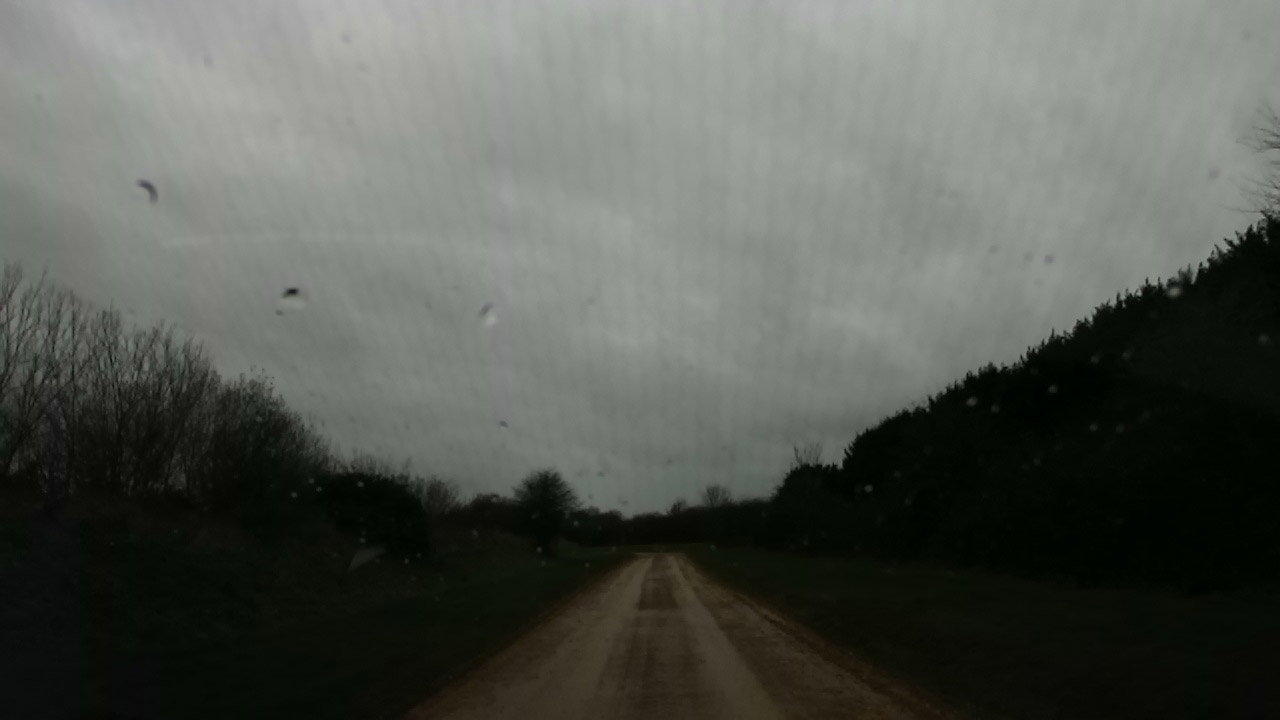
#> input picture raindrop_detection_images/1.jpg, 1280 x 720 px
$ python -i raindrop_detection_super_pixel.py   (imports and definitions only)
#> lines starting #> are read from the running program, lines starting #| are printed output that depends on the picture
#> further down, picture is the input picture: shape (720, 1280, 3); mean B, G, R 82.7, 88.7, 85.4
#####################################################################

# Detect raindrops within an image by using super pixel as region proposal
# algorithm and classify the roi by using  a trained CNN with structure
# of classic AlexNet.

# The green rectangles represents the detected raindrops.
# the red rectangles represents the ground truth raindrops in that image.

# How to run:

# In command line: "python raindrop_detection_super_pixel.py number_of_image"

# e.g.
# > python raindrop_detection_super_pixel.py 3
# will process image 3 in the raindrop_detection_images folder and use
# the associated ground truth xml file  in ground_truth_labels folder
# for image 3 as well.

# This program will output 2 images in the current folder, one is the
# detection result, one is the super pixel segmentation result.
#####################################################################

from __future__ import division, print_function, absolute_import
import numpy as np
import tflearn
import cv2
import os
import time
import math
import xml.etree.ElementTree as ET
from math import sqrt
from PIL import Image
from tflearn.layers.core import input_data, dropout, fully_connected
from tflearn.layers.conv import conv_2d, max_pool_2d
from tflearn.layers.normalization import local_response_normalization
from tflearn.layers.estimator import regression
from tflearn.data_utils import build_image_dataset_from_dir
import argparse


######################################################################
############# Read Command line parameter ############################

# Use a command line parser to read command line argument
# The integer number represents the number of the image to process
parser = argparse.ArgumentParser()
# [3 lines not run here, left out]

# [1 line that did not run here, left out]

# Can mmanually set the number.
# number = 1


#######################################################################
######################## Parameter Set Up #############################

# Image path
# [1 line that did not run here, left out]

# Path to output the result image after raindrop detection
# [1 line that did not run here, left out]

# Path to the xml file that contains the ground truth data
# [1 line that did not run here, left out]

# Path of the trained model for AlexNet
model_path = 'Model/alexRainApr06.tfl'

# Turn on ground truth detections on image
ground_truth = True


#######################################################################

"""
Convert the PIL Image object into array.
Args:
	pil_image: PIL image object
Returns:
	result: an array ready for the CNN to predict
"""
# [6 lines left out: function img_to_array, not called in this run]


"""
Set up the structure of AlexNet CNN by using TFLearn.
Returns:
	network: a CNN which follows the structure of AlexNet.
"""
def create_basic_alexnet():
	network = input_data(shape=[None, 30, 30, 3])
	network = conv_2d(network, 64, 11, strides=4, activation='relu')
	network = max_pool_2d(network, 3, strides=2)
	network = local_response_normalization(network)
	network = conv_2d(network, 128, 5, activation='relu')
	network = max_pool_2d(network, 3, strides=2)
	network = local_response_normalization(network)
	network = conv_2d(network, 256, 3, activation='relu')
	network = conv_2d(network, 256, 3, activation='relu')
	network = conv_2d(network, 128, 3, activation='relu')
	network = max_pool_2d(network, 3, strides=2)
	network = local_response_normalization(network)
	network = fully_connected(network, 4096, activation='tanh')
	network = dropout(network, 0.5)
	network = fully_connected(network, 4096, activation='tanh')
	network = dropout(network, 0.5)
	network = fully_connected(network, 2, activation='softmax')
	network = regression(network, optimizer='momentum',
	                     loss='categorical_crossentropy',
	                     learning_rate=0.001)
	return network


"""
Calculates all the windows that will slide through an image.

Args:
	image: the image to apply sliding window.
	stepSize: step size (in pixel) between each window.
	windowSize: size of each window.
Return:
	All of the sliding windows for an image, each element represents
	the coordinates of top left corner of the window and its size.
"""
# [6 lines left out: function sliding_window, not called in this run]


"""
This method uses the openCV built in function to perform the super pixel algorithm
to an image. When the image is segmented into small pieces, stretch each irregular
shape into 30 x 30 rectangles.

Those rectangles will be region of interests and will be classified by the AlexNet.

Args:
	image: the image to process
Return:
	list of detected raindrop coordinates
"""
def super_pixel(image):

	rectangle_result = []

	seeds = None
	display_mode = 0

	# ******** Super pixel parameters **********
	num_superpixels = 1000
	prior = 5
	num_levels = 1
	num_iterations = 5
	num_histogram_bins = 5
	# ******************************************

	converted_img = cv2.cvtColor(image, cv2.COLOR_BGR2HSV)
#> converted_img: shape (720, 1280, 3); mean H, S, V 48.8, 63.3, 89.2
	height,width,channels = converted_img.shape

	# Use the built in function to perform super pixel algorithm on the image
	seeds = cv2.ximgproc.createSuperpixelSEEDS(width, height, channels,
	    num_superpixels, num_levels, prior, num_histogram_bins)

	seeds.iterate(converted_img, num_iterations)
	color_img = np.zeros((height,width,3), np.uint8)
	color_img[:] = (0, 0, 255)
	number_of_super = seeds.getNumberOfSuperpixels()

	labels = seeds.getLabels()
	mask = seeds.getLabelContourMask(False)
	mask_inv = cv2.bitwise_not(mask)
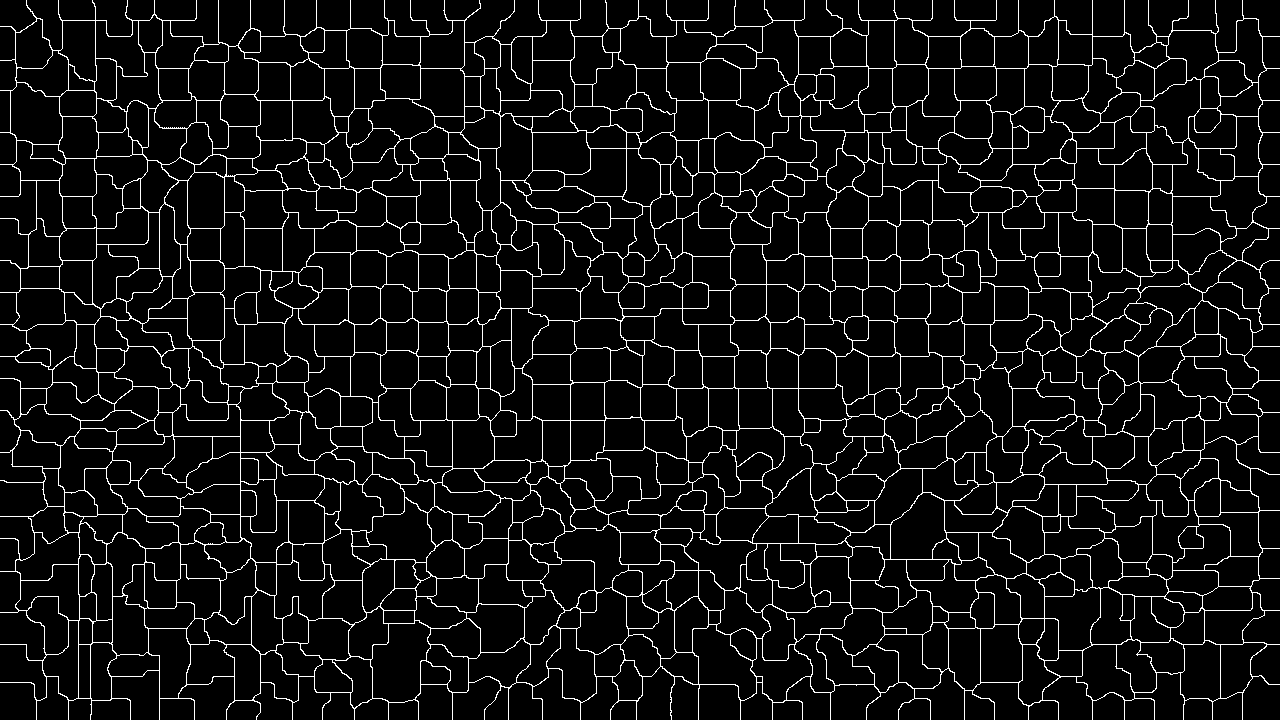
#> mask: shape (720, 1280); 6.7% white in thin lines or dots
	result_bg = cv2.bitwise_and(image, image, mask=mask_inv)
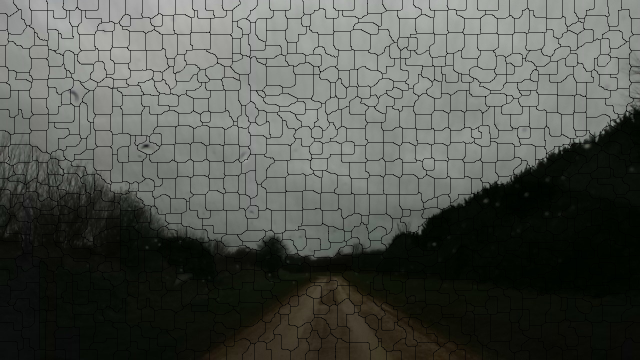
#> result_bg: shape (720, 1280, 3) (shown at 1/2 size); mean B, G, R 77.2, 82.8, 79.8
	result_fg = cv2.bitwise_and(color_img, color_img, mask=mask)
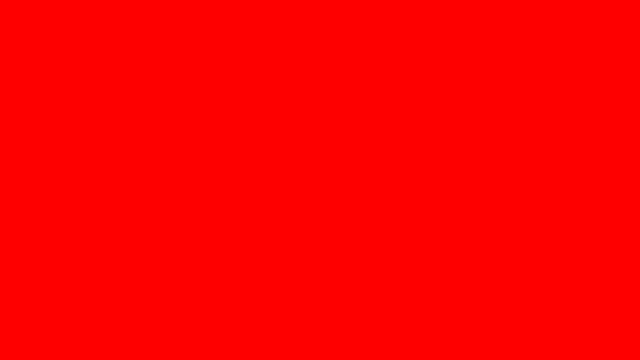
#> color_img: shape (720, 1280, 3) (shown at 1/2 size); mean of channels 0, 1, 2 0, 0, 255; drawn as B, G, R
	result = cv2.add(result_bg, result_fg)
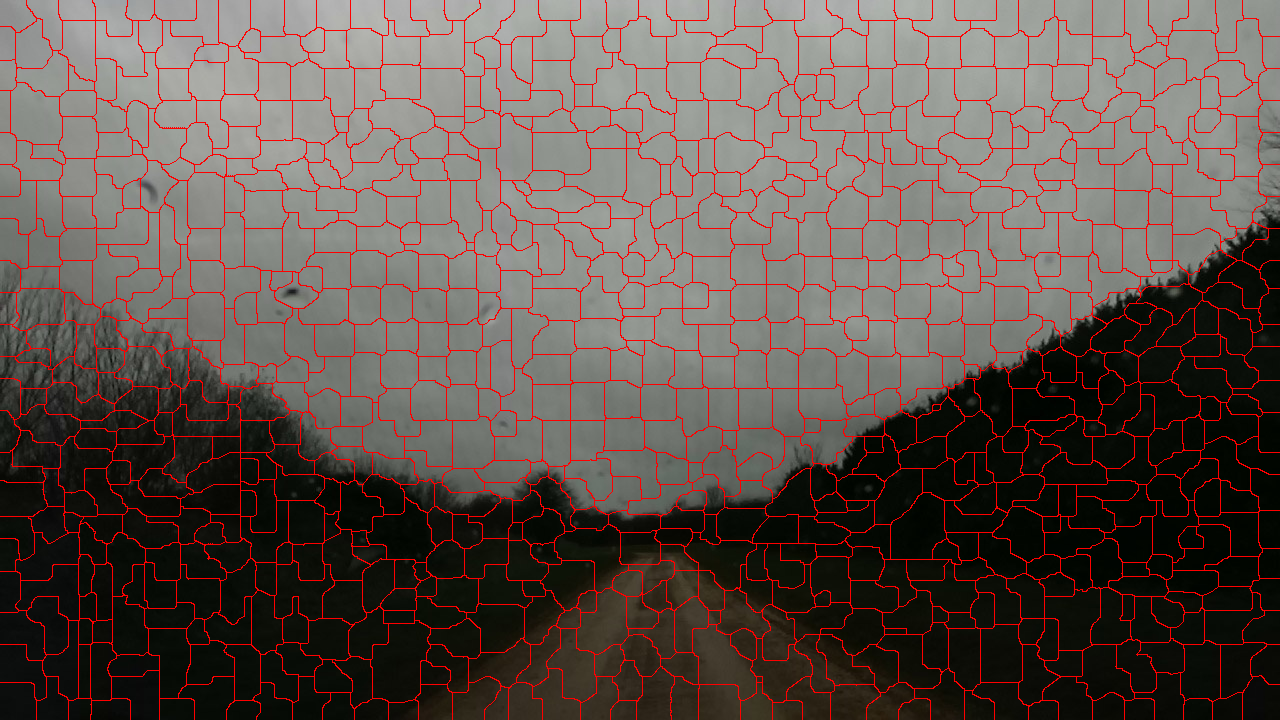
#> result: shape (720, 1280, 3); mean B, G, R 77.2, 82.8, 96.8
#> (the run stopped early here; a loop or call above may not have finished)

$ run again, on raindrop_detection_images/13.jpg
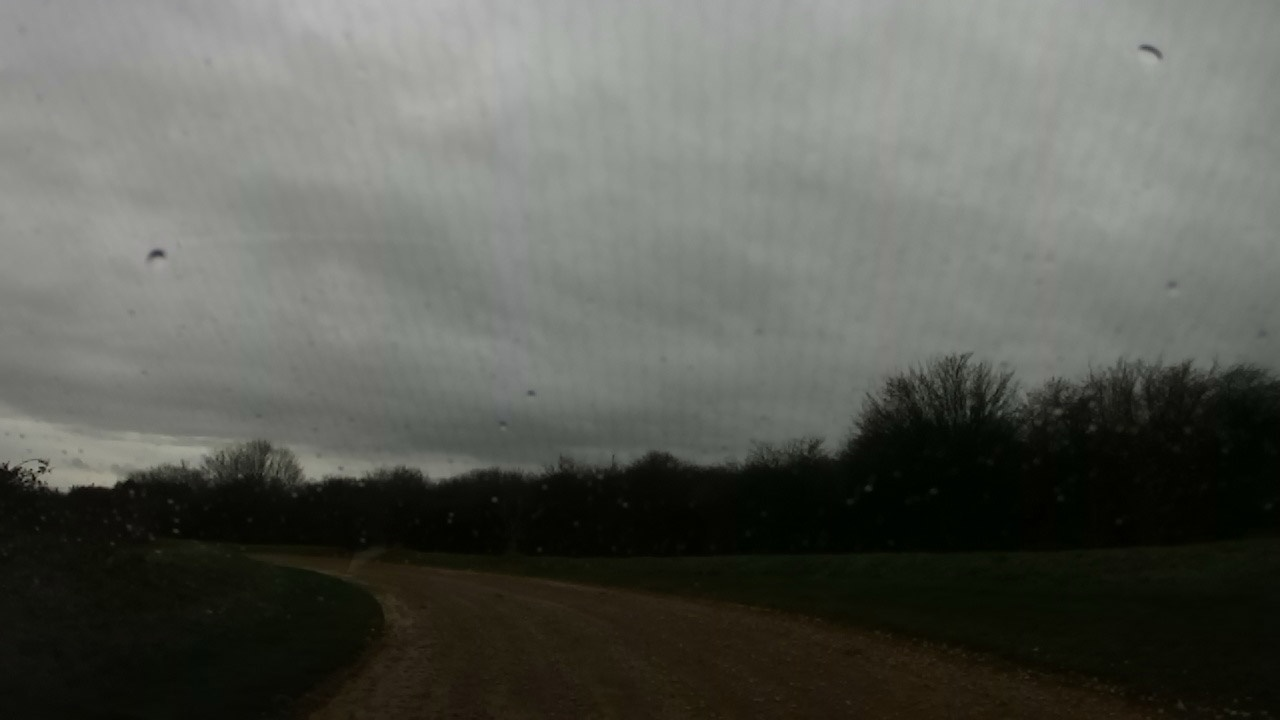
#> input picture raindrop_detection_images/13.jpg, 1280 x 720 px
#> picture is the input picture: shape (720, 1280, 3); mean B, G, R 85.4, 92, 90
#> converted_img: shape (720, 1280, 3); mean H, S, V 42.1, 65.5, 92.7
#> in super_pixel, `mask_inv = cv2.bitwise_not(mask)`:
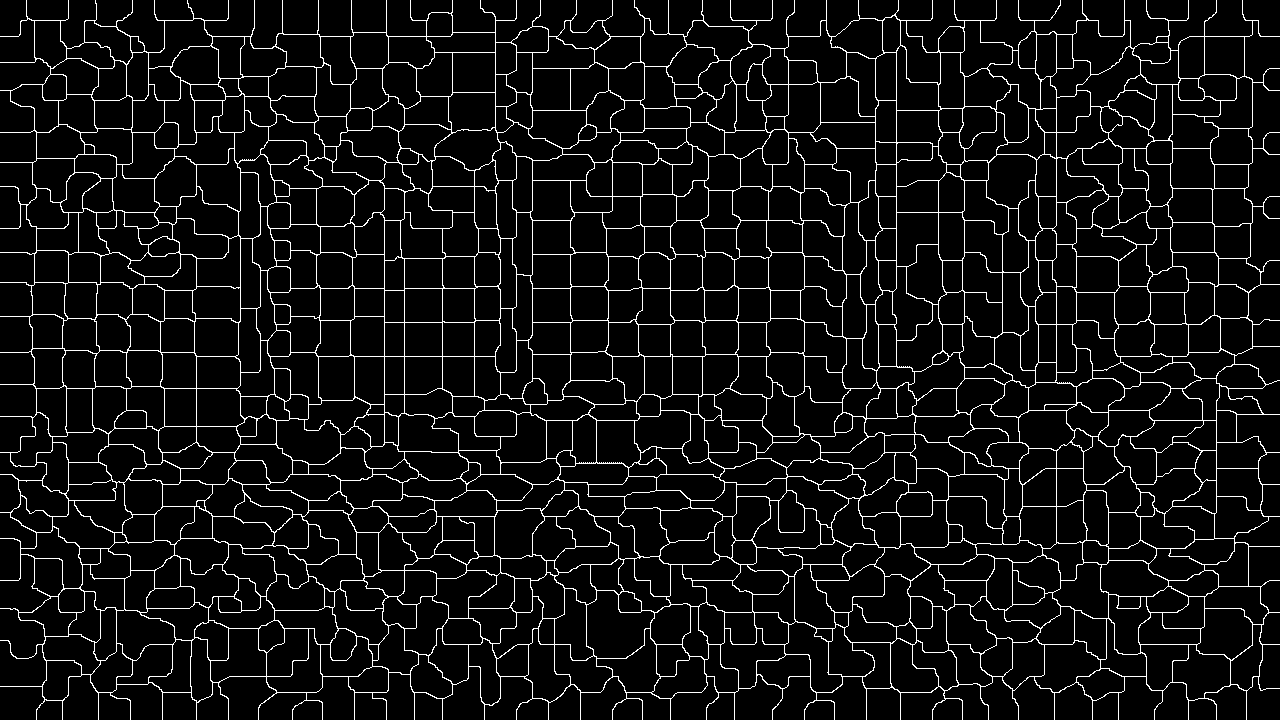
#> mask: shape (720, 1280); 6.8% white in thin lines or dots
#> in super_pixel, `result = cv2.add(result_bg, result_fg)`:
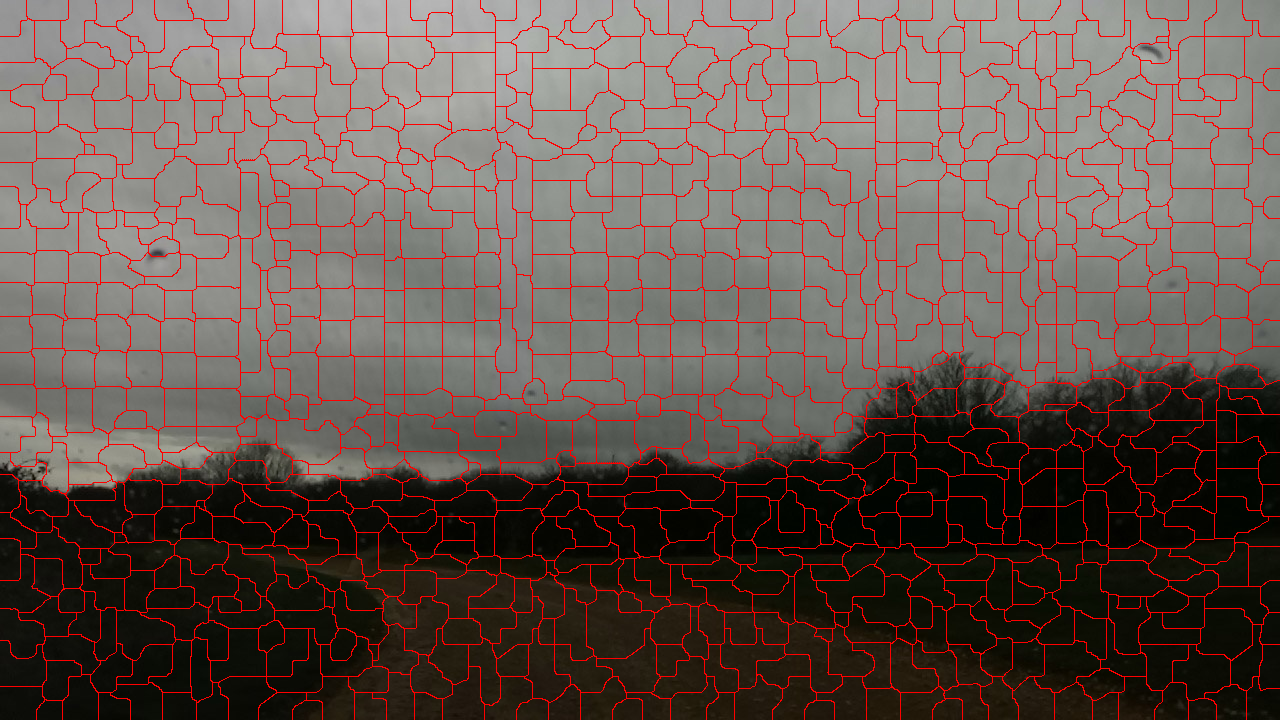
#> result: shape (720, 1280, 3); mean B, G, R 79.7, 85.8, 101.3
